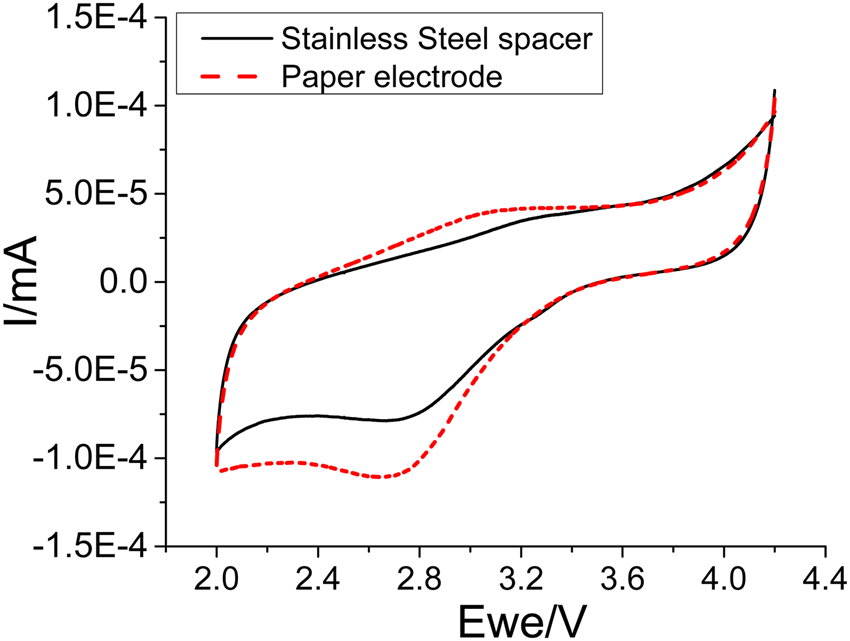
#> input picture assets/red_black_cv.png, 850 x 641 px
$ python pmrsknw.py
#> lines starting #> are read from the running program, lines starting #| are printed output that depends on the picture; after the words box and inside, x2 and y2 are one past the last pixel; in counts of white or black regions, pixels touching at a corner belong together
from skimage.morphology import skeletonize
import numpy as np
import networkx as nx
import matplotlib.pyplot as plt
from pathlib import Path
from skimage.filters import threshold_otsu
from skimage import data
import skimage.io


# various experiments by PMR

# =======================================
# This draws a graph from a map of 0/1 pixels . Uses networkx
# looks useful
# from https://github.com/Image-Py/sknw/blob/master/sknw/sknw.py

class PmrSknw:
    def __init__(self):
        self.graph = None
        self.img = None

    @classmethod
    def calc_mask_values_of_neighbors(cls, shape):
        """not sure what this does yet
        I think it might take a region and create margins
        """
        dim = len(shape)  # dimension of shape (?always 2)
        # create 3*3 block around a point
        block = np.ones([3] * dim)
        # centre is now 0, so [1,1,1  1,0,1  1,1,1]
        block[tuple([1] * dim)] = 0  # sets (1,1) = 0 (i.e. the centre)
        idx = np.where(block > 0)  # (array([0,0,0 1,1 2,2,2]), array([0,1,2 0,2 0,1,2]))
        idx1 = np.array(idx, dtype=np.uint8).T  # [[0,0], [0,1], [0,2],   [1.0], [1,2],   [2,0], [2,1], [2,2]]
        idx2 = np.array(idx1 - [1] * dim)  # [[-1 -1] [-1 0] [-1 1]   [0, -1] [0 1]   [1 -1] [1 0] [1 1]]
        shape_ = (1,) + shape[::-1][:-1]  # (1, 402)
        acc = np.cumprod(shape_)  # [1 402]
        neighbors = np.dot(idx2, acc[::-1])
        print("neighbors", neighbors.shape, neighbors)  # (8,) [-403 -402 -401 -1 1 401 402 403
        return neighbors

    # my mark
    @classmethod
    def mark(cls, buf, nbs):  # mark the array use (0, 1, 2)
        buf = buf.ravel()
        for p in range(len(buf)):
            if buf[p] == 0:
                continue
            s = 0
            for dp in nbs:
                if buf[p + dp] != 0:
                    s += 1
            if s == 2:
                buf[p] = 1
            else:
                buf[p] = 2

    # trans index to r, c...
    @classmethod
    def idx2rc(cls, idx, acc):
        rst = np.zeros((len(idx), len(acc)), dtype=np.int16)
        for i in range(len(idx)):
            for j in range(len(acc)):
                rst[i, j] = idx[i] // acc[j]
                idx[i] -= rst[i, j] * acc[j]
        rst -= 1
        return rst

    # fill a node (may be two or more points)
    # [23 lines left out: function fill, not called in this run]

    # trace the edge and use a buffer, then buf.copy, if use [] numba not works
    def trace_edge_of_something(self, img, p, nbs, acc, buf):
        c1 = 0
        c2 = 0
        newp = 0
        cur = 1
        while True:
            buf[cur] = p
            img[p] = 0
            cur += 1
            for dp in nbs:
                cp = p + dp
                if img[cp] >= 10:
                    if c1 == 0:
                        c1 = img[cp]
                        buf[0] = cp
                    else:
                        c2 = img[cp]
                        buf[cur] = cp
                if img[cp] == 1:
                    newp = cp
            p = newp
            if c2 != 0:
                break
        # create row and column indexes
        rc = self.idx2rc(buf[:cur + 1], acc)

        rc1 = (c1 - 10, c2 - 10, rc)
        # print("rc1.shape", rc1.shape)
        return rc1

    # parse the image then get the nodes and edges
    def parse_struc(self, img, nbs, acc, iso, ring):
        imgx = img.ravel()  # flattened matrix
        # NO IDEA where this number comes from
        buf = np.zeros(131072, dtype=np.int64)
        num = 10  # no idea what this is
        nodes, num = self.create_nodes(acc, buf, imgx, iso, nbs, num)
        edges = self.create_edges(acc, buf, imgx, nbs)
        if ring:
            self.create_cyclic_edges(acc, buf, edges, imgx, nbs, nodes, num)
        return nodes, edges

    def create_cyclic_edges(self, acc, buf, edges, imgx, nbs, nodes, num):
        for p in range(len(imgx)):
            if imgx[p] != 1:
                continue
            imgx[p] = num
            num += 1
            nodes.append(self.idx2rc([p], acc))
            for dp in nbs:
                if imgx[p + dp] == 1:
                    edge = self.trace_edge_of_something(imgx, p + dp, nbs, acc, buf)
                    edges.append(edge)

    def create_nodes(self, acc, buf, imgx, iso, nbs, num):
        nodes = []
        for p in range(len(imgx)):
            if imgx[p] == 2:
                isiso, nds = self.fill(imgx, p, num, nbs, acc, buf)
                if isiso and not iso:
                    continue
                num += 1
                nodes.append(nds)
        return nodes, num

    def create_edges(self, acc, buf, imgx, nbs):
        edges = []
        for p in range(len(imgx)):
            if imgx[p] < 10:
                continue
            for dp in nbs:
                if imgx[p + dp] == 1:
                    edge = self.trace_edge_of_something(imgx, p + dp, nbs, acc, buf)
                    edges.append(edge)
        return edges

    # use nodes and edges build a networkx graph
    # [14 lines left out: function build_nx_graph, not called in this run]

    def mark_node(self, img):
        node_buf = np.pad(img, (1, 1), mode='constant')
        nbs = self.calc_mask_values_of_neighbors(node_buf.shape)
        acc = np.cumprod((1,) + node_buf.shape[::-1][:-1])[::-1]
        self.mark(node_buf, nbs)
        return node_buf

    def build_sknw(self, img, multi=False, iso=True, ring=True, full=True):
        """

        :param img: image (probably thinned , maybe binary will have to research)
        :param multi: ??
        :param iso:  ??
        :param ring: I think True allows cycles
        :param full: ??
        :return: nx_graph, nodes, edges
        """
        buf = np.pad(img, (1, 1), mode='constant')  # (330, 402)
        nbs = self.calc_mask_values_of_neighbors(buf.shape)
        acc = np.cumprod((1,) + buf.shape[::-1][:-1])[::-1]
        self.mark(buf, nbs)
        nodes, edges = self.parse_struc(buf, nbs, acc, iso, ring)
        nx_graph = self.build_nx_graph(nodes, edges, multi, full)
        return nx_graph, nodes, edges

    def read_thinned_image_calculate_graph_and_plot(self, img):
        node_img = self.mark_node(img)
        self.graph = self.build_sknw(img, False, iso=True, ring=True)
        from networkx.algorithms import tree
        mst = tree.maximum_spanning_edges(self.graph, algorithm="kruskal", data=False)
        edgelist = list(mst)
        print("edges", edgelist)

        plt.imshow(node_img[1:-1, 1:-1], cmap='gray')
        self.plot_edges()
        self.plot_nodes()
        plt.title('Build Graph')
        plt.show()

    # [42 lines left out: functions plot_nodes, plot_edges, example2horse, not called in this run]

    def example3(self):
        img = Path(Path(__file__).parent.parent, "assets/red_black_cv.png")
        self.skeleton_and_plot(img)
        return  # so we can display in debug mode!

    # [4 lines left out: function example4, not called in this run]

    def skeleton_and_plot(self, img):
        assert img is not None, "cannot read image"
        img = skimage.io.imread(img, as_gray=True)
#> img: shape (641, 850) float64; min 0, max 1, mean 0.956
        thresh = threshold_otsu(img)
#> thresh = 0.588
        binary = img < thresh  # swap <> to invert image
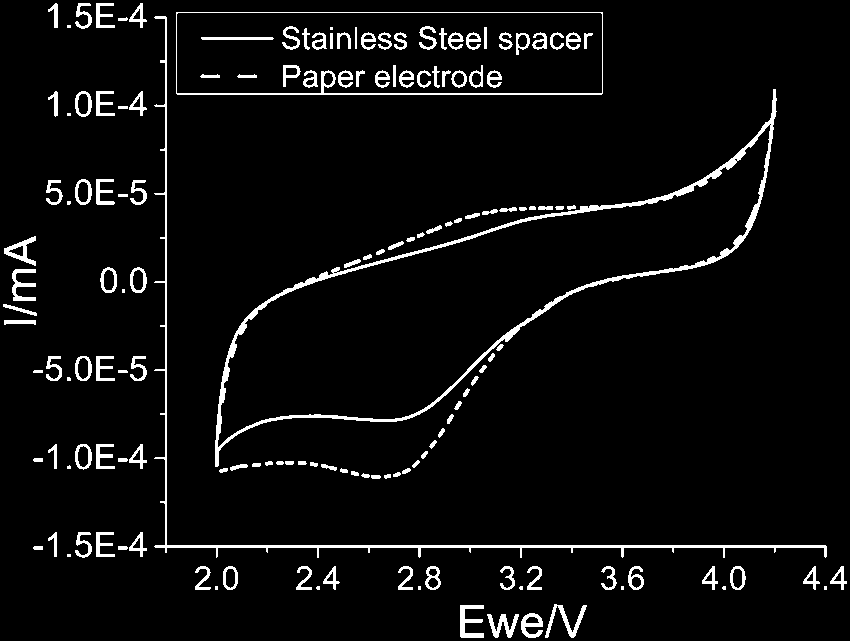
#> binary: shape (641, 850) bool; 4.9% white; 155 white regions (15 under 20 px), largest, box (x1, y1, x2, y2) and area: (215, 89, 777, 467) 5952, (154, 16, 827, 558) 3509, (176, 12, 603, 95) 1587
        print(binary)
#> (printed output is left out)
        plt.imshow(binary)
        # plt.imshow(inv_ske, cmap='gray')
        plt.title('Build Graph1')
        plt.show()
        # ske = skeletonize(img).astype(np.uint16)
        ske = skeletonize(binary)
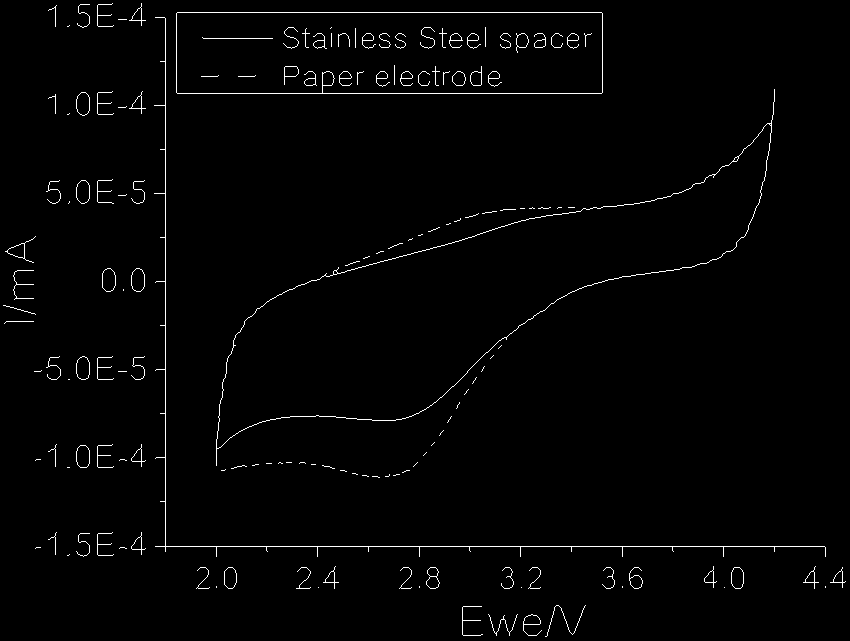
#> ske: shape (641, 850) bool; 1.5% white in thin lines or dots
        print(ske)
#> (printed output is left out)
        print("========ske=========")
        # inv_ske = util.invert(ske)
        plt.imshow(ske)
        # plt.imshow(inv_ske, cmap='gray')
        plt.title('Build Graph2')
        plt.show()
        print("========inv=========")
        inv_ske = ske
        self.read_thinned_image_calculate_graph_and_plot(inv_ske)
#> in mark_node, `node_buf = np.pad(img, (1, 1), mode='constant')`:
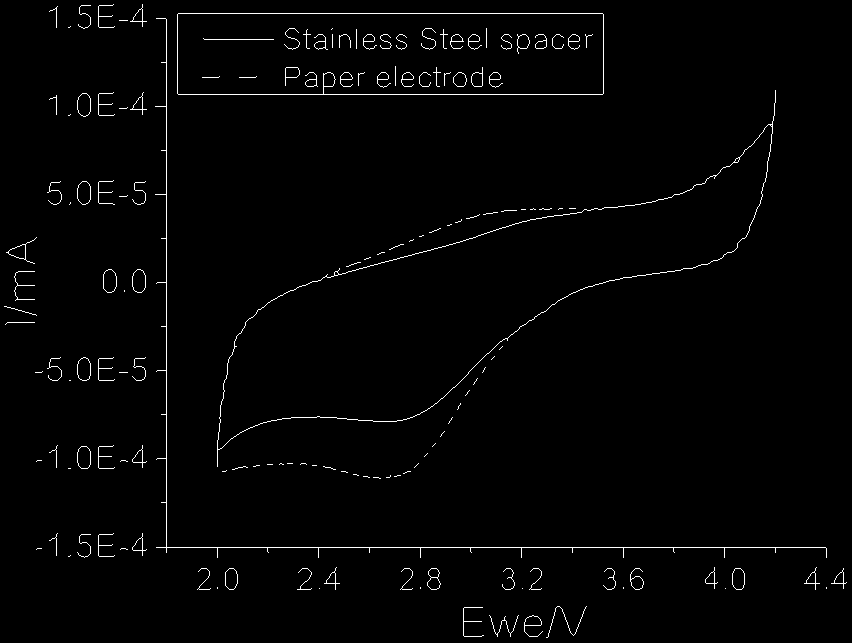
#> node_buf: shape (643, 852) bool; 1.5% white in thin lines or dots
#> the loop in mark, `for p in range(len(buf)):` made 547836 passes
#> the loop in mark (call 2), `for p in range(len(buf)):` made 547836 passes
#> after the loop in create_nodes, `for p in range(len(imgx)):`: nodes = []; num = 10
#> in parse_struc, `nodes, num = self.create_nodes(acc, buf, imgx, iso, nbs, num)`: nodes = []; num = 10
#> after the loop in create_edges, `for p in range(len(imgx)):`: edges = []
#> after the loop in create_cyclic_edges, `for p in range(len(imgx)):`: nodes = [[[3, 112]]]; num = 11


def main():
    PmrSknw().example3()
    PmrSknw().example4()


if __name__ == '__main__':
#> (the run stopped early here; a loop or call above may not have finished)

$ run again, with assets/red_green_blue.png copied over assets/red_black_cv.png
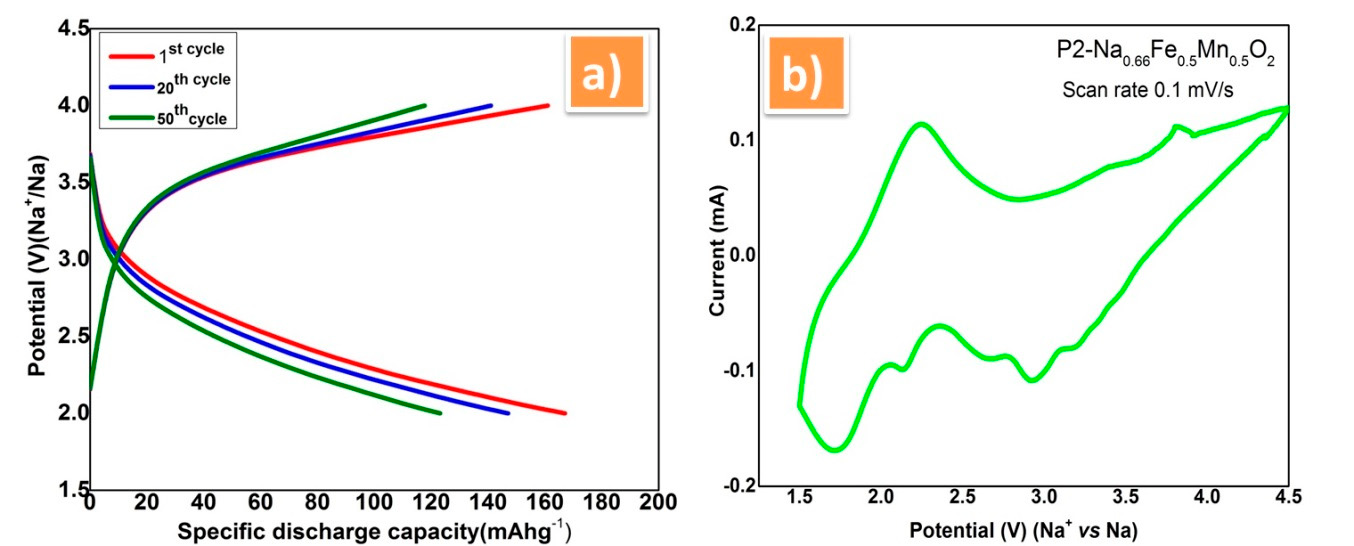
#> input picture assets/red_green_blue.png, 1354 x 546 px
#> thresh = 0.604
#> in skeleton_and_plot, `binary = img < thresh`:
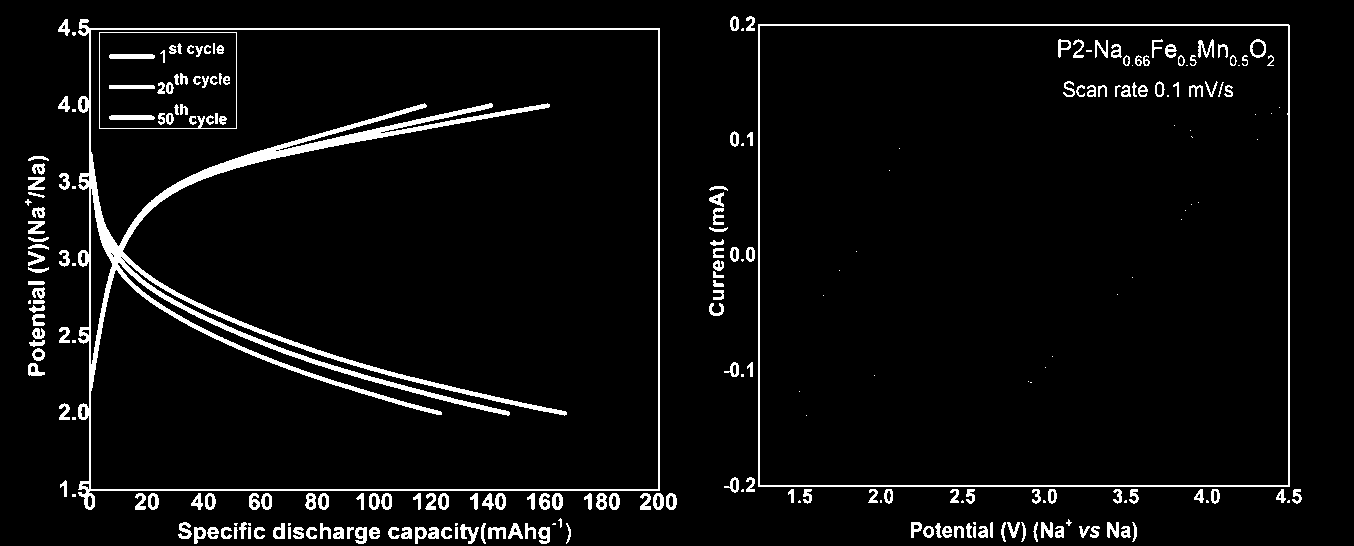
#> binary: shape (546, 1354) bool; 5.1% white; 258 white regions (56 under 20 px), largest, box (x1, y1, x2, y2) and area: (78, 19, 660, 510) 16876, (758, 24, 1290, 487) 3965, (99, 32, 237, 129) 515
#> (printed output is left out)
#> ske: shape (546, 1354) bool; 1.6% white in thin lines or dots
#> (printed output is left out)
#> in mark_node, `node_buf = np.pad(img, (1, 1), mode='constant')`:
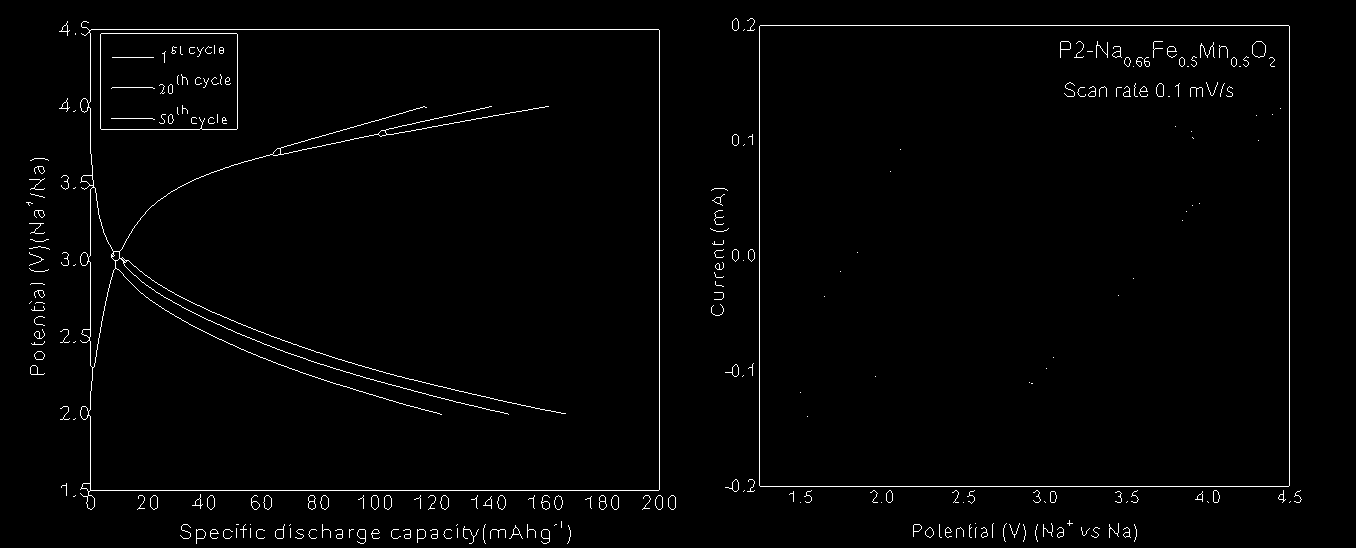
#> node_buf: shape (548, 1356) bool; 1.6% white in thin lines or dots
#> after the loop in create_nodes, `for p in range(len(imgx)):`: nodes = []; num = 10
#> in parse_struc, `nodes, num = self.create_nodes(acc, buf, imgx, iso, nbs, num)`: nodes = []; num = 10
#> after the loop in create_edges, `for p in range(len(imgx)):`: edges = []
#> after the loop in create_cyclic_edges, `for p in range(len(imgx)):`: nodes = [[[17, 734]]]; num = 11
